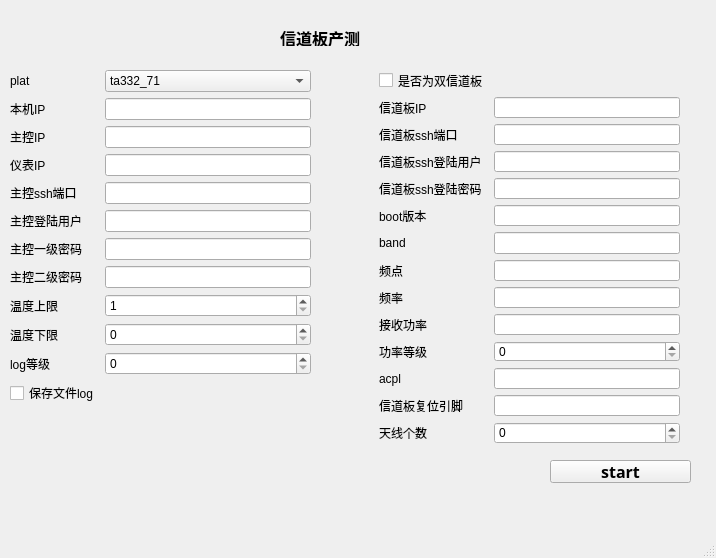
<?xml version="1.0" encoding="UTF-8"?>
<ui version="4.0">
 <class>MainWindow</class>
 <widget class="QMainWindow" name="MainWindow">
  <property name="geometry">
   <rect>
    <x>0</x>
    <y>0</y>
    <width>716</width>
    <height>558</height>
   </rect>
  </property>
  <property name="windowTitle">
   <string>MainWindow</string>
  </property>
  <widget class="QWidget" name="centralwidget">
   <widget class="QWidget" name="formLayoutWidget">
    <property name="geometry">
     <rect>
      <x>10</x>
      <y>70</y>
      <width>301</width>
      <height>351</height>
     </rect>
    </property>
    <layout class="QFormLayout" name="formLayout">
     <item row="0" column="0">
      <widget class="QLabel" name="plat_name_lable">
       <property name="text">
        <string>plat</string>
       </property>
      </widget>
     </item>
     <item row="0" column="1">
      <widget class="QComboBox" name="plat_name_comboBox">
       <item>
        <property name="text">
         <string>ta332_71</string>
        </property>
       </item>
      </widget>
     </item>
     <item row="1" column="0">
      <widget class="QLabel" name="local_ip_lable">
       <property name="text">
        <string>本机IP</string>
       </property>
      </widget>
     </item>
     <item row="1" column="1">
      <widget class="QLineEdit" name="local_ip_lineEdit"/>
     </item>
     <item row="2" column="0">
      <widget class="QLabel" name="dev_ip_lable">
       <property name="text">
        <string>主控IP</string>
       </property>
      </widget>
     </item>
     <item row="2" column="1">
      <widget class="QLineEdit" name="dev_ip_lineEdit"/>
     </item>
     <item row="3" column="0">
      <widget class="QLabel" name="sa_ip_lable">
       <property name="text">
        <string>仪表IP</string>
       </property>
      </widget>
     </item>
     <item row="3" column="1">
      <widget class="QLineEdit" name="sa_ip_lineEdit"/>
     </item>
     <item row="4" column="0">
      <widget class="QLabel" name="mssh_port_lable">
       <property name="text">
        <string>主控ssh端口</string>
       </property>
      </widget>
     </item>
     <item row="4" column="1">
      <widget class="QLineEdit" name="mssh_port_lineEdit"/>
     </item>
     <item row="5" column="0">
      <widget class="QLabel" name="mssh_user_lable">
       <property name="text">
        <string>主控登陆用户</string>
       </property>
      </widget>
     </item>
     <item row="5" column="1">
      <widget class="QLineEdit" name="mssh_user_lineEdit"/>
     </item>
     <item row="6" column="0">
      <widget class="QLabel" name="mssh_password_lable">
       <property name="text">
        <string>主控一级密码</string>
       </property>
      </widget>
     </item>
     <item row="6" column="1">
      <widget class="QLineEdit" name="mssh_password_lineEdit"/>
     </item>
     <item row="7" column="0">
      <widget class="QLabel" name="mssh_password_lable_2">
       <property name="text">
        <string>主控二级密码</string>
       </property>
      </widget>
     </item>
     <item row="7" column="1">
      <widget class="QLineEdit" name="mssh_password_lineEdit_2"/>
     </item>
     <item row="8" column="0">
      <widget class="QLabel" name="upper_limit_lable">
       <property name="text">
        <string>温度上限</string>
       </property>
      </widget>
     </item>
     <item row="8" column="1">
      <widget class="QSpinBox" name="upper_limit_spinBox">
       <property name="minimum">
        <number>1</number>
       </property>
       <property name="maximum">
        <number>100</number>
       </property>
      </widget>
     </item>
     <item row="9" column="0">
      <widget class="QLabel" name="lower_limit_lable">
       <property name="text">
        <string>温度下限</string>
       </property>
      </widget>
     </item>
     <item row="9" column="1">
      <widget class="QSpinBox" name="lower_limit_spinBox"/>
     </item>
     <item row="10" column="0">
      <widget class="QLabel" name="log_level_lable">
       <property name="text">
        <string>log等级</string>
       </property>
      </widget>
     </item>
     <item row="10" column="1">
      <widget class="QSpinBox" name="log_level_spinBox">
       <property name="maximum">
        <number>7</number>
       </property>
      </widget>
     </item>
     <item row="11" column="0">
      <widget class="QCheckBox" name="save_log_checkBox">
       <property name="text">
        <string>保存文件log</string>
       </property>
      </widget>
     </item>
    </layout>
   </widget>
   <widget class="QLabel" name="nchpproduce_lable">
    <property name="geometry">
     <rect>
      <x>280</x>
      <y>30</y>
      <width>121</width>
      <height>16</height>
     </rect>
    </property>
    <property name="font">
     <font>
      <family>Arial Black</family>
      <pointsize>12</pointsize>
      <weight>75</weight>
      <bold>true</bold>
     </font>
    </property>
    <property name="text">
     <string>信道板产测</string>
    </property>
   </widget>
   <widget class="QWidget" name="formLayoutWidget_2">
    <property name="geometry">
     <rect>
      <x>379</x>
      <y>70</y>
      <width>301</width>
      <height>374</height>
     </rect>
    </property>
    <layout class="QFormLayout" name="formLayout_2">
     <item row="0" column="0">
      <widget class="QCheckBox" name="nchp_num_checkBox">
       <property name="text">
        <string>是否为双信道板</string>
       </property>
      </widget>
     </item>
     <item row="1" column="0">
      <widget class="QLabel" name="nchp_ip_lable">
       <property name="text">
        <string>信道板IP</string>
       </property>
      </widget>
     </item>
     <item row="1" column="1">
      <widget class="QLineEdit" name="nchp_ip_lineEdit"/>
     </item>
     <item row="2" column="0">
      <widget class="QLabel" name="nssh_port_lable">
       <property name="text">
        <string>信道板ssh端口</string>
       </property>
      </widget>
     </item>
     <item row="2" column="1">
      <widget class="QLineEdit" name="nssh_port_lineEdit"/>
     </item>
     <item row="3" column="0">
      <widget class="QLabel" name="nssh_user">
       <property name="text">
        <string>信道板ssh登陆用户</string>
       </property>
      </widget>
     </item>
     <item row="3" column="1">
      <widget class="QLineEdit" name="nssh_user_lineEdit"/>
     </item>
     <item row="4" column="0">
      <widget class="QLabel" name="nssh_password_lable">
       <property name="text">
        <string>信道板ssh登陆密码</string>
       </property>
      </widget>
     </item>
     <item row="4" column="1">
      <widget class="QLineEdit" name="nssh_password_lineEdit"/>
     </item>
     <item row="6" column="0">
      <widget class="QLabel" name="band_lable">
       <property name="text">
        <string>band</string>
       </property>
      </widget>
     </item>
     <item row="6" column="1">
      <widget class="QLineEdit" name="band_lineEdit"/>
     </item>
     <item row="7" column="0">
      <widget class="QLabel" name="nchp_arfc_lable">
       <property name="text">
        <string>频点</string>
       </property>
      </widget>
     </item>
     <item row="7" column="1">
      <widget class="QLineEdit" name="nchp_arfc_lineEdit"/>
     </item>
     <item row="8" column="0">
      <widget class="QLabel" name="nchp_freq_lable">
       <property name="text">
        <string>频率</string>
       </property>
      </widget>
     </item>
     <item row="8" column="1">
      <widget class="QLineEdit" name="nchp_freq_lineEdit"/>
     </item>
     <item row="9" column="0">
      <widget class="QLabel" name="nchp_gain_lable">
       <property name="text">
        <string>接收功率</string>
       </property>
      </widget>
     </item>
     <item row="9" column="1">
      <widget class="QLineEdit" name="nchp_gain_lineEdit"/>
     </item>
     <item row="10" column="0">
      <widget class="QLabel" name="power_level_lable">
       <property name="text">
        <string>功率等级</string>
       </property>
      </widget>
     </item>
     <item row="10" column="1">
      <widget class="QSpinBox" name="power_level_spinBox">
       <property name="maximum">
        <number>20</number>
       </property>
      </widget>
     </item>
     <item row="11" column="0">
      <widget class="QLabel" name="acp_lable">
       <property name="text">
        <string>acpl</string>
       </property>
      </widget>
     </item>
     <item row="11" column="1">
      <widget class="QLineEdit" name="acpl_lineEdit"/>
     </item>
     <item row="12" column="0">
      <widget class="QLabel" name="reset_pin_lable">
       <property name="text">
        <string>信道板复位引脚</string>
       </property>
      </widget>
     </item>
     <item row="12" column="1">
      <widget class="QLineEdit" name="reset_pin_lineEdit"/>
     </item>
     <item row="13" column="0">
      <widget class="QLabel" name="ant_num_lable">
       <property name="text">
        <string>天线个数</string>
       </property>
      </widget>
     </item>
     <item row="13" column="1">
      <widget class="QSpinBox" name="ant_num_spinBox">
       <property name="maximum">
        <number>10</number>
       </property>
      </widget>
     </item>
     <item row="5" column="0">
      <widget class="QLabel" name="boot_version_label">
       <property name="text">
        <string>boot版本</string>
       </property>
      </widget>
     </item>
     <item row="5" column="1">
      <widget class="QLineEdit" name="boot_version_lineEdit"/>
     </item>
    </layout>
   </widget>
   <widget class="QPushButton" name="nchp_produce_start">
    <property name="geometry">
     <rect>
      <x>550</x>
      <y>460</y>
      <width>141</width>
      <height>23</height>
     </rect>
    </property>
    <property name="font">
     <font>
      <family>Agency FB</family>
      <pointsize>12</pointsize>
      <weight>75</weight>
      <bold>true</bold>
     </font>
    </property>
    <property name="text">
     <string>start</string>
    </property>
   </widget>
  </widget>
  <widget class="QStatusBar" name="statusbar"/>
 </widget>
 <resources/>
 <connections/>
</ui>
